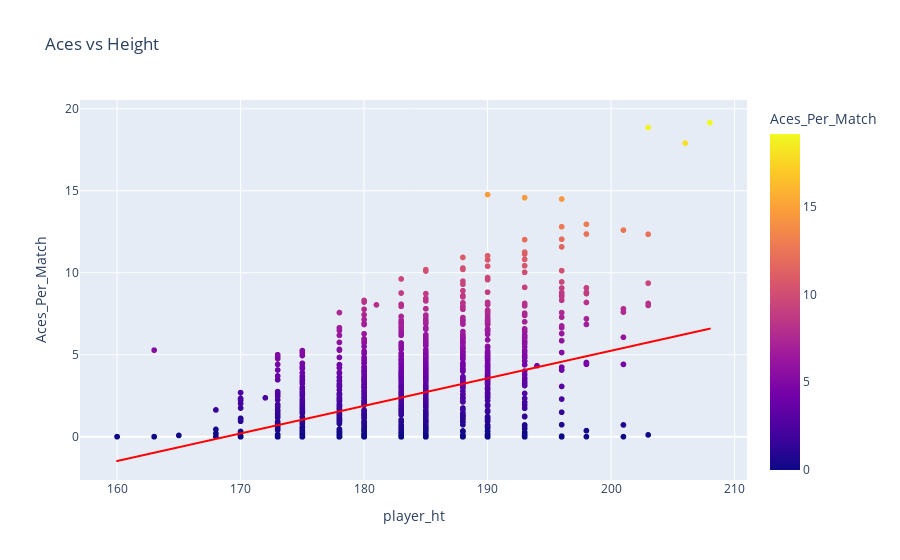

The cell this chart's notebook holds for it:
### Markdown cell above
Let's visualize the relationship using a trend line-

### Code cell
import plotly.express as px



fig = px.scatter(players_df,y='Aces_Per_Match',x='player_ht',hover_data=['aces','player_name','player_ht','Matches_Played'],trendline='ols',
                trendline_color_override='red',title='Aces vs Height',color='Aces_Per_Match')
fig.show()

### Figure 1 — Plotly figure (JSON) as saved in the notebook; plotly's stock layout.template omitted (floating-point values rounded to 4 significant figures; data arrays with more than 128 entries replaced by an {"elided": "..."} marker saying what was removed)
{"data": [{"customdata": {"elided": "1379x4 mixed values"}, "hoverlabel": {"namelength": 0}, "hovertemplate": "player_ht=%{customdata[2]}<br>Aces_Per_Match=%{marker.color}<br>aces=%{customdata[0]}<br>player_name=%{customdata[1]}<br>Matches_Played=%{customdata[3]}", "legendgroup": "", "marker": {"color": {"elided": "1379 float values"}, "coloraxis": "coloraxis", "symbol": "circle"}, "mode": "markers", "name": "", "showlegend": false, "type": "scattergl", "x": {"elided": "1379 int values"}, "xaxis": "x", "y": {"elided": "1379 float values"}, "yaxis": "y"}, {"hoverlabel": {"namelength": 0}, "hovertemplate": "<b>OLS trendline</b><br>Aces_Per_Match = 0.16817 * player_ht + -28.3907<br>R<sup>2</sup>=0.149992<br><br>player_ht=%{x}<br>Aces_Per_Match=%{y} <b>(trend)</b>", "legendgroup": "", "line": {"color": "red"}, "marker": {"symbol": "circle"}, "mode": "lines", "name": "", "showlegend": false, "type": "scattergl", "x": {"elided": "1379 int values"}, "xaxis": "x", "y": {"elided": "1379 float values"}, "yaxis": "y"}], "layout": {"coloraxis": {"colorbar": {"title": {"text": "Aces_Per_Match"}}, "colorscale": [[0, "#0d0887"], [0.1111, "#46039f"], [0.2222, "#7201a8"], [0.3333, "#9c179e"], [0.4444, "#bd3786"], [0.5556, "#d8576b"], [0.6667, "#ed7953"], [0.7778, "#fb9f3a"], [0.8889, "#fdca26"], [1, "#f0f921"]]}, "legend": {"tracegroupgap": 0}, "title": {"text": "Aces vs Height"}, "xaxis": {"anchor": "y", "domain": [0, 1], "title": {"text": "player_ht"}}, "yaxis": {"anchor": "x", "domain": [0, 1], "title": {"text": "Aces_Per_Match"}}}}
